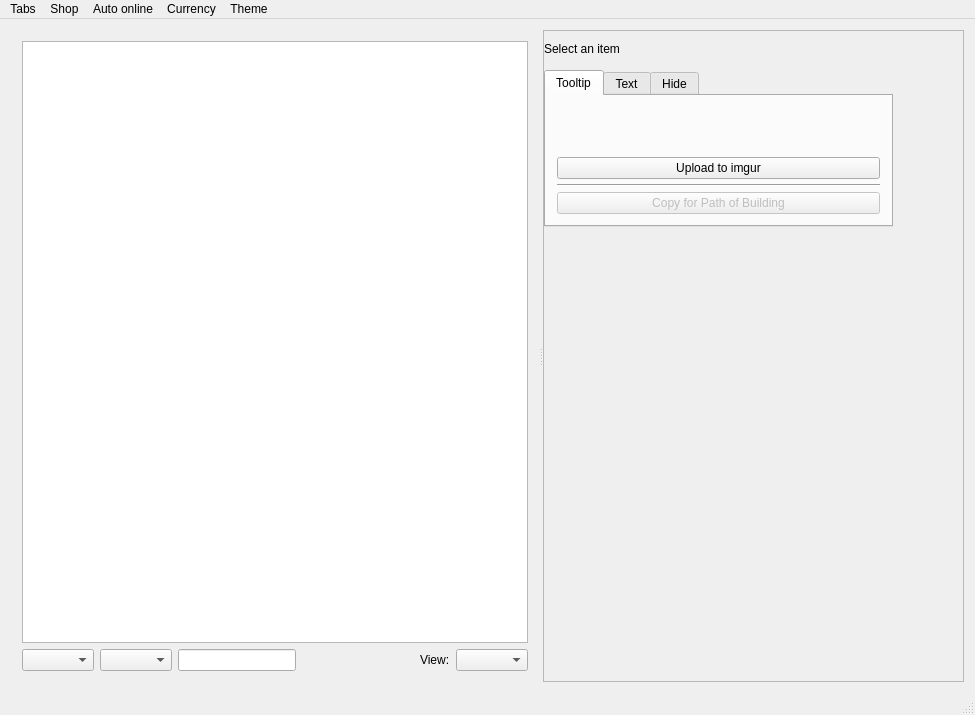
<?xml version="1.0" encoding="UTF-8"?>
<ui version="4.0">
 <class>MainWindow</class>
 <widget class="QMainWindow" name="MainWindow">
  <property name="geometry">
   <rect>
    <x>0</x>
    <y>0</y>
    <width>975</width>
    <height>715</height>
   </rect>
  </property>
  <property name="windowTitle">
   <string>Acquisition</string>
  </property>
  <widget class="QWidget" name="centralWidget">
   <layout class="QGridLayout" name="gridLayout_2">
    <item row="0" column="0">
     <layout class="QVBoxLayout" name="mainLayout">
      <item>
       <widget class="QSplitter" name="horizontalLayout_2">
        <property name="orientation">
         <enum>Qt::Horizontal</enum>
        </property>
        <widget class="QWidget" name="layoutWidget">
         <layout class="QVBoxLayout" name="itemListAndSearchFormLayout">
          <item>
           <widget class="QTreeView" name="treeView"/>
          </item>
          <item>
           <layout class="QHBoxLayout" name="horizontalLayout">
            <item>
             <widget class="QComboBox" name="buyoutTypeComboBox"/>
            </item>
            <item>
             <widget class="QComboBox" name="buyoutCurrencyComboBox"/>
            </item>
            <item>
             <widget class="QLineEdit" name="buyoutValueLineEdit"/>
            </item>
            <item>
             <spacer name="horizontalSpacer">
              <property name="orientation">
               <enum>Qt::Horizontal</enum>
              </property>
              <property name="sizeHint" stdset="0">
               <size>
                <width>40</width>
                <height>20</height>
               </size>
              </property>
             </spacer>
            </item>
            <item>
             <widget class="QLabel" name="label">
              <property name="text">
               <string>View:</string>
              </property>
             </widget>
            </item>
            <item>
             <widget class="QComboBox" name="viewComboBox"/>
            </item>
           </layout>
          </item>
         </layout>
        </widget>
        <widget class="QScrollArea" name="scrollArea">
         <widget class="QWidget" name="scrollAreaWidgetContents">
          <property name="geometry">
           <rect>
            <x>0</x>
            <y>0</y>
            <width>349</width>
            <height>638</height>
           </rect>
          </property>
          <layout class="QGridLayout" name="gridLayout">
           <property name="leftMargin">
            <number>0</number>
           </property>
           <property name="topMargin">
            <number>11</number>
           </property>
           <property name="rightMargin">
            <number>0</number>
           </property>
           <item row="0" column="0">
            <layout class="QVBoxLayout" name="itemLayout">
             <property name="spacing">
              <number>0</number>
             </property>
             <item>
              <widget class="QWidget" name="widget" native="true">
               <property name="minimumSize">
                <size>
                 <width>250</width>
                 <height>0</height>
                </size>
               </property>
              </widget>
             </item>
             <item>
              <widget class="QLabel" name="nameLabel">
               <property name="text">
                <string>Select an item</string>
               </property>
              </widget>
             </item>
             <item>
              <widget class="QLabel" name="imageLabel"/>
             </item>
             <item>
              <widget class="QTabWidget" name="itemInfoTypeTabs">
               <property name="sizePolicy">
                <sizepolicy hsizetype="Minimum" vsizetype="Maximum">
                 <horstretch>0</horstretch>
                 <verstretch>0</verstretch>
                </sizepolicy>
               </property>
               <property name="currentIndex">
                <number>0</number>
               </property>
               <widget class="QWidget" name="itemInfoTooltip">
                <attribute name="title">
                 <string>Tooltip</string>
                </attribute>
                <layout class="QVBoxLayout" name="itemInfoLayout">
                 <item>
                  <widget class="QWidget" name="itemTooltipWidget" native="true">
                   <property name="sizePolicy">
                    <sizepolicy hsizetype="Preferred" vsizetype="Minimum">
                     <horstretch>0</horstretch>
                     <verstretch>0</verstretch>
                    </sizepolicy>
                   </property>
                   <layout class="QVBoxLayout" name="itemTooltipLayout">
                    <property name="spacing">
                     <number>0</number>
                    </property>
                    <property name="leftMargin">
                     <number>0</number>
                    </property>
                    <property name="topMargin">
                     <number>0</number>
                    </property>
                    <property name="rightMargin">
                     <number>0</number>
                    </property>
                    <property name="bottomMargin">
                     <number>0</number>
                    </property>
                    <item>
                     <widget class="QWidget" name="itemHeaderWidget" native="true">
                      <property name="sizePolicy">
                       <sizepolicy hsizetype="Expanding" vsizetype="Fixed">
                        <horstretch>0</horstretch>
                        <verstretch>0</verstretch>
                       </sizepolicy>
                      </property>
                      <layout class="QHBoxLayout" name="itemHeaderLayout">
                       <property name="spacing">
                        <number>0</number>
                       </property>
                       <property name="leftMargin">
                        <number>0</number>
                       </property>
                       <property name="topMargin">
                        <number>0</number>
                       </property>
                       <property name="rightMargin">
                        <number>0</number>
                       </property>
                       <property name="bottomMargin">
                        <number>0</number>
                       </property>
                       <item>
                        <widget class="QLabel" name="itemHeaderLeft">
                         <property name="sizePolicy">
                          <sizepolicy hsizetype="Fixed" vsizetype="Fixed">
                           <horstretch>0</horstretch>
                           <verstretch>0</verstretch>
                          </sizepolicy>
                         </property>
                         <property name="text">
                          <string/>
                         </property>
                        </widget>
                       </item>
                       <item>
                        <widget class="QWidget" name="itemNameContainerWidget" native="true">
                         <property name="sizePolicy">
                          <sizepolicy hsizetype="Expanding" vsizetype="Fixed">
                           <horstretch>0</horstretch>
                           <verstretch>0</verstretch>
                          </sizepolicy>
                         </property>
                         <layout class="QVBoxLayout" name="itemNameContainer">
                          <property name="spacing">
                           <number>0</number>
                          </property>
                          <property name="leftMargin">
                           <number>0</number>
                          </property>
                          <property name="topMargin">
                           <number>0</number>
                          </property>
                          <property name="rightMargin">
                           <number>0</number>
                          </property>
                          <property name="bottomMargin">
                           <number>0</number>
                          </property>
                          <item>
                           <widget class="QLabel" name="itemNameFirstLine">
                            <property name="text">
                             <string/>
                            </property>
                           </widget>
                          </item>
                          <item>
                           <widget class="QLabel" name="itemNameSecondLine">
                            <property name="text">
                             <string/>
                            </property>
                           </widget>
                          </item>
                         </layout>
                        </widget>
                       </item>
                       <item>
                        <widget class="QLabel" name="itemHeaderRight">
                         <property name="sizePolicy">
                          <sizepolicy hsizetype="Fixed" vsizetype="Fixed">
                           <horstretch>0</horstretch>
                           <verstretch>0</verstretch>
                          </sizepolicy>
                         </property>
                         <property name="text">
                          <string/>
                         </property>
                        </widget>
                       </item>
                      </layout>
                     </widget>
                    </item>
                    <item>
                     <widget class="QLabel" name="propertiesLabel">
                      <property name="maximumSize">
                       <size>
                        <width>16777215</width>
                        <height>16777215</height>
                       </size>
                      </property>
                      <property name="wordWrap">
                       <bool>true</bool>
                      </property>
                     </widget>
                    </item>
                   </layout>
                  </widget>
                 </item>
                 <item>
                  <widget class="QWidget" name="itemButtonsWidget" native="true">
                   <property name="sizePolicy">
                    <sizepolicy hsizetype="Preferred" vsizetype="Minimum">
                     <horstretch>0</horstretch>
                     <verstretch>0</verstretch>
                    </sizepolicy>
                   </property>
                   <layout class="QVBoxLayout" name="itemButtonsLayout">
                    <property name="spacing">
                     <number>5</number>
                    </property>
                    <property name="leftMargin">
                     <number>0</number>
                    </property>
                    <property name="topMargin">
                     <number>0</number>
                    </property>
                    <property name="rightMargin">
                     <number>0</number>
                    </property>
                    <property name="bottomMargin">
                     <number>0</number>
                    </property>
                    <item>
                     <widget class="QPushButton" name="uploadTooltipButton">
                      <property name="text">
                       <string>Upload to imgur</string>
                      </property>
                     </widget>
                    </item>
                    <item>
                     <widget class="Line" name="pobButtonLine">
                      <property name="orientation">
                       <enum>Qt::Horizontal</enum>
                      </property>
                     </widget>
                    </item>
                    <item>
                     <widget class="QPushButton" name="pobTooltipButton">
                      <property name="enabled">
                       <bool>false</bool>
                      </property>
                      <property name="text">
                       <string>Copy for Path of Building</string>
                      </property>
                     </widget>
                    </item>
                   </layout>
                  </widget>
                 </item>
                </layout>
               </widget>
               <widget class="QWidget" name="itemInfoText">
                <attribute name="title">
                 <string>Text</string>
                </attribute>
                <layout class="QVBoxLayout" name="verticalLayout">
                 <item>
                  <widget class="QLabel" name="itemTextTooltip">
                   <property name="sizePolicy">
                    <sizepolicy hsizetype="Minimum" vsizetype="Maximum">
                     <horstretch>0</horstretch>
                     <verstretch>0</verstretch>
                    </sizepolicy>
                   </property>
                   <property name="text">
                    <string/>
                   </property>
                  </widget>
                 </item>
                </layout>
               </widget>
               <widget class="QWidget" name="tab">
                <attribute name="title">
                 <string>Hide</string>
                </attribute>
               </widget>
              </widget>
             </item>
             <item>
              <spacer name="verticalSpacer">
               <property name="orientation">
                <enum>Qt::Vertical</enum>
               </property>
               <property name="sizeHint" stdset="0">
                <size>
                 <width>20</width>
                 <height>40</height>
                </size>
               </property>
              </spacer>
             </item>
             <item>
              <widget class="QLabel" name="locationLabel"/>
             </item>
             <item>
              <widget class="QLabel" name="minimapLabel"/>
             </item>
            </layout>
           </item>
          </layout>
         </widget>
        </widget>
       </widget>
      </item>
     </layout>
    </item>
   </layout>
  </widget>
  <widget class="QMenuBar" name="menuBar">
   <property name="geometry">
    <rect>
     <x>0</x>
     <y>0</y>
     <width>975</width>
     <height>21</height>
    </rect>
   </property>
   <widget class="QMenu" name="menuShop">
    <property name="title">
     <string>Shop</string>
    </property>
    <addaction name="actionForum_shop_thread"/>
    <addaction name="actionShop_template"/>
    <addaction name="actionCopy_shop_data_to_clipboard"/>
    <addaction name="actionUpdate_shop"/>
    <addaction name="actionAutomatically_update_shop"/>
   </widget>
   <widget class="QMenu" name="menuItems">
    <property name="title">
     <string>Tabs</string>
    </property>
    <addaction name="actionRefresh_checked"/>
    <addaction name="actionRefresh"/>
    <addaction name="separator"/>
    <addaction name="actionAutomatically_refresh_items"/>
    <addaction name="actionItems_refresh_interval"/>
   </widget>
   <widget class="QMenu" name="menuAuto_online">
    <property name="title">
     <string>Auto online</string>
    </property>
    <addaction name="actionControl_poe_xyz_is_URL"/>
    <addaction name="actionRemoteScript"/>
    <addaction name="actionAutomatically_refresh_online_status"/>
   </widget>
   <widget class="QMenu" name="menuCurrency">
    <property name="title">
     <string>Currency</string>
    </property>
    <addaction name="actionList_currency"/>
    <addaction name="actionExport_currency"/>
   </widget>
   <widget class="QMenu" name="menuTheme">
    <property name="title">
     <string>Theme</string>
    </property>
    <addaction name="actionDark"/>
    <addaction name="actionLight"/>
   </widget>
   <addaction name="menuItems"/>
   <addaction name="menuShop"/>
   <addaction name="menuAuto_online"/>
   <addaction name="menuCurrency"/>
   <addaction name="menuTheme"/>
  </widget>
  <widget class="QStatusBar" name="statusBar"/>
  <action name="actionForum_shop_thread">
   <property name="text">
    <string>Forum shop thread...</string>
   </property>
  </action>
  <action name="actionCopy_shop_data_to_clipboard">
   <property name="text">
    <string>Copy shop data to clipboard</string>
   </property>
  </action>
  <action name="actionAutomatically_refresh_items">
   <property name="checkable">
    <bool>true</bool>
   </property>
   <property name="checked">
    <bool>true</bool>
   </property>
   <property name="text">
    <string>Auto refresh checked tabs</string>
   </property>
  </action>
  <action name="actionItems_refresh_interval">
   <property name="text">
    <string>Auto refresh interval...</string>
   </property>
  </action>
  <action name="actionRefresh">
   <property name="text">
    <string>Refresh all tabs</string>
   </property>
  </action>
  <action name="actionUpdate_shop">
   <property name="text">
    <string>Update shop thread at forums</string>
   </property>
  </action>
  <action name="actionAutomatically_update_shop">
   <property name="checkable">
    <bool>true</bool>
   </property>
   <property name="checked">
    <bool>true</bool>
   </property>
   <property name="text">
    <string>Automatically update shop</string>
   </property>
  </action>
  <action name="actionShop_template">
   <property name="text">
    <string>Shop template...</string>
   </property>
  </action>
  <action name="actionControl_poe_xyz_is_URL">
   <property name="text">
    <string>control.poe.trade URL...</string>
   </property>
  </action>
  <action name="actionRemoteScript">
   <property name="text">
    <string>Process list script</string>
   </property>
  </action>
  <action name="actionAutomatically_refresh_online_status">
   <property name="checkable">
    <bool>true</bool>
   </property>
   <property name="text">
    <string>Automatically refresh online status</string>
   </property>
  </action>
  <action name="actionList_currency">
   <property name="text">
    <string>List currency...</string>
   </property>
  </action>
  <action name="actionExport_currency">
   <property name="text">
    <string>Export to CSV...</string>
   </property>
  </action>
  <action name="actionRefresh_checked">
   <property name="text">
    <string>Refresh checked tabs</string>
   </property>
  </action>
  <action name="actionDark">
   <property name="checkable">
    <bool>true</bool>
   </property>
   <property name="text">
    <string>Dark</string>
   </property>
  </action>
  <action name="actionLight">
   <property name="checkable">
    <bool>true</bool>
   </property>
   <property name="text">
    <string>Light</string>
   </property>
  </action>
 </widget>
 <layoutdefault spacing="6" margin="11"/>
 <resources/>
 <connections/>
</ui>
